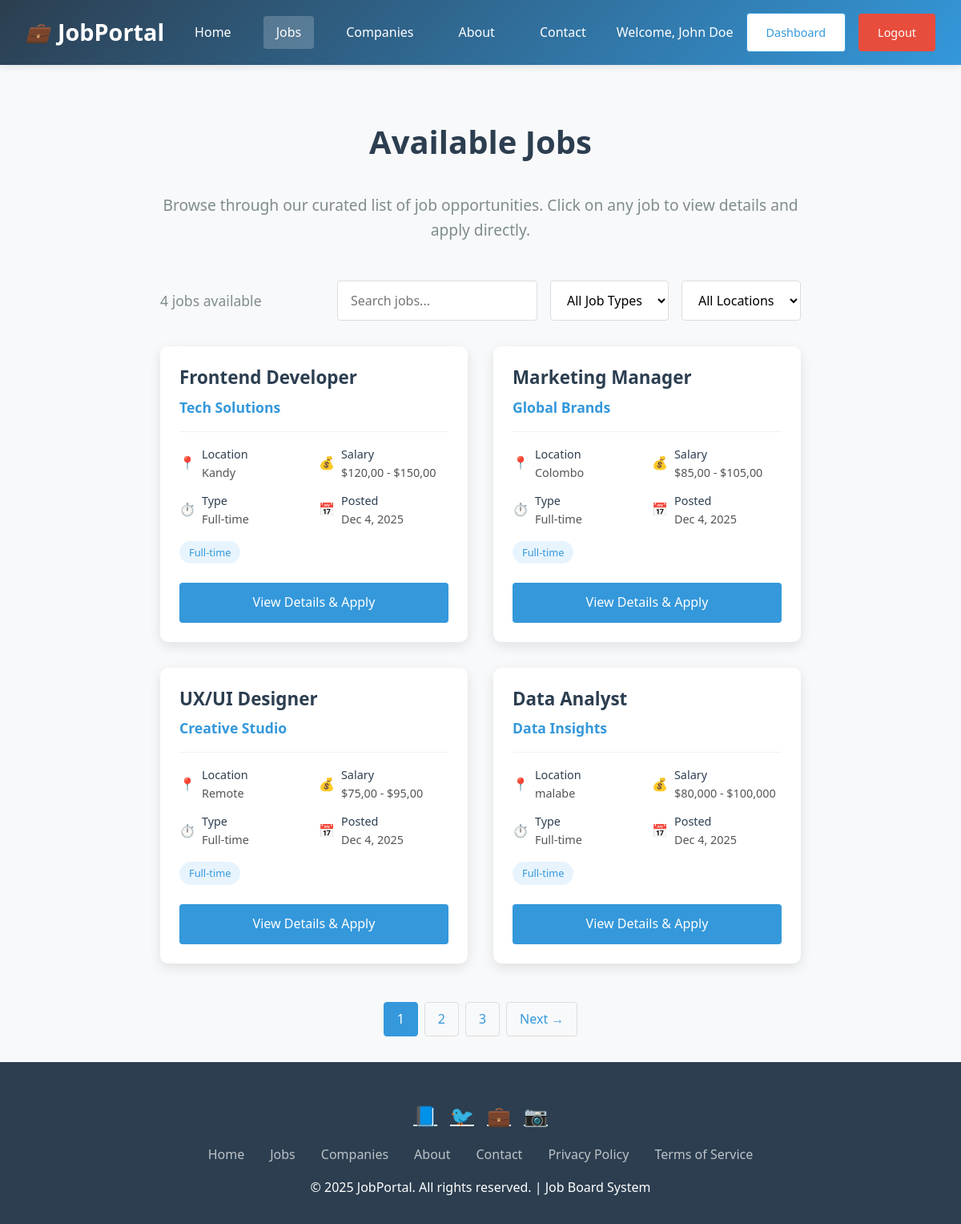
/jobs.php (signed in), run on the app's committed database.
### tables this page shows
CREATE TABLE jobs (
    id INT AUTO_INCREMENT PRIMARY KEY,
    company_name VARCHAR(100) NOT NULL,
    title VARCHAR(200) NOT NULL,
    description TEXT NOT NULL,
    location VARCHAR(100),
    salary VARCHAR(100),
    job_type VARCHAR(50),
    company_website VARCHAR(200),
    contact_email VARCHAR(100),
    created_at TIMESTAMP DEFAULT CURRENT_TIMESTAMP
);

### jobs.php (the view, shortened to what this page needs)
<?php
require_once 'config.php';
$stmt = $pdo->query("SELECT * FROM jobs ORDER BY created_at DESC");
$jobs = $stmt->fetchAll();
?>
<!DOCTYPE html>
<html lang="en">
<head>
</head>
<body>
    <header class="header">
        <div class="logo">
            <i>💼</i> JobPortal
        </div>
        <nav class="nav">
            <a href="index.php">Home</a>
            <a href="jobs.php" class="active">Jobs</a>
            <a href="companies.php">Companies</a>
            <a href="about.php">About</a>
            <a href="contact.php">Contact</a>
        </nav>
        <div class="auth-buttons">
            <span style="color: white;">Welcome, <?php echo $_SESSION['user_name']; ?></span>
            <a href="dashboard.php" class="btn btn-outline">Dashboard</a>
            <a href="logout.php" class="btn btn-primary">Logout</a>
        </div>
    </header>
    <div class="container">
    <h1 class="page-title">Available Jobs</h1>
    <p class="page-subtitle">Browse through our curated list of job opportunities. Click on any job to view details and apply directly.</p>
    <div class="jobs-header">
        <div class="jobs-count">
            <?php echo count($jobs); ?> job<?php echo count($jobs) !== 1 ? 's' : ''; ?> available
        </div>
        <div class="search-filter">
            <input type="text" class="search-box" id="searchInput" placeholder="Search jobs...">
            <select class="filter-select" id="typeFilter">
                <option value="">All Job Types</option>
            </select>
            <select class="filter-select" id="locationFilter">
                <option value="">All Locations</option>
            </select>
        </div>
    </div>
    <?php if (empty($jobs)): ?>
        <div class="no-jobs">
            <div class="no-jobs-icon">💼</div>
            <h3>No Jobs Available</h3>
            <p>There are currently no job listings. Please check back later.</p>
        </div>
    <?php else: ?>
        <div class="cards-grid" id="jobsGrid">
            <?php foreach ($jobs as $job): ?>
                <div class="card job-card"
                     data-title="<?php echo htmlspecialchars(strtolower($job['title'])); ?>"
                     data-company="<?php echo htmlspecialchars(strtolower($job['company_name'])); ?>"
                     data-type="<?php echo htmlspecialchars($job['job_type']); ?>"
                     data-location="<?php echo htmlspecialchars($job['location']); ?>">
                    <div class="card-header">
                        <h3 class="card-title"><?php echo htmlspecialchars($job['title']); ?></h3>
                        <div class="card-company"><?php echo htmlspecialchars($job['company_name']); ?></div>
                    </div>
                    <div class="card-body">
                        <div class="job-meta">
                            <div class="meta-item">
                                <span class="meta-icon">📍</span>
                                <div>
                                    <div class="meta-label">Location</div>
                                    <div class="meta-value"><?php echo htmlspecialchars($job['location']); ?></div>
                                </div>
                            </div>
                            <div class="meta-item">
                                <span class="meta-icon">💰</span>
                                <div>
                                    <div class="meta-label">Salary</div>
                                    <div class="meta-value"><?php echo htmlspecialchars($job['salary']); ?></div>
                                </div>
                            </div>
                            <div class="meta-item">
                                <span class="meta-icon">⏱️</span>
                                <div>
                                    <div class="meta-label">Type</div>
                                    <div class="meta-value"><?php echo htmlspecialchars($job['job_type']); ?></div>
                                </div>
                            </div>
                            <div class="meta-item">
                                <span class="meta-icon">📅</span>
                                <div>
                                    <div class="meta-label">Posted</div>
                                    <div class="meta-value"><?php echo date('M j, Y', strtotime($job['created_at'])); ?></div>
                                </div>
                            </div>
                        </div>
                        <div class="job-type-badge"><?php echo htmlspecialchars($job['job_type']); ?></div>
                    </div>
                    <div class="card-footer">
                        <a href="job-details.php?id=<?php echo $job['id']; ?>" class="view-details-btn">View Details & Apply</a>
                    </div>
                </div>
            <?php endforeach; ?>
        </div>
        <div class="pagination">
            <a href="#" class="active">1</a>
            <a href="#">2</a>
            <a href="#">3</a>
            <a href="#">Next →</a>
        </div>
    <?php endif; ?>
</div>
    <footer class="footer">
    <div class="social-links">
      <a href="https://web.facebook.com/?_rdc=1&_rdr#" title="Facebook">📘</a>
      <a href="https://x.com/i/flow/login" title="Twitter">🐦</a>
      <a href="https://www.linkedin.com" title="LinkedIn">💼</a>
      <a href="https://www.instagram.com" title="Instagram">📷</a>
    </div>
    <div class="footer-links">
      <a href="index.php">Home</a>
      <a href="jobs.php">Jobs</a>
      <a href="companies.php">Companies</a>
      <a href="about.php">About</a>
      <a href="contact.php">Contact</a>
      <a href="https://en.wikipedia.org/wiki/Privacy_policy">Privacy Policy</a>
      <a href="contact.php">Terms of Service</a>
    </div>
    <p>&copy; 2025 JobPortal. All rights reserved. | Job Board System</p>
  </footer>
</body>
</html>

### jobs.php (style rules this page uses)
* { margin: 0; padding: 0; box-sizing: border-box; font-family: 'Segoe UI', Tahoma, Geneva, Verdana, sans-serif; }
body { background-color: #f8f9fa; line-height: 1.6; color: #333; min-height: 100vh; display: flex; flex-direction: column; }
.header { background: linear-gradient(135deg, #2c3e50, #3498db); color: white; padding: 1rem 2rem; display: flex; justify-content: space-between; align-items: center; box-shadow: 0 2px 10px rgba(0,0,0,0.1); }
.logo { font-size: 1.8rem; font-weight: bold; display: flex; align-items: center; }
.logo i { margin-right: 10px; font-size: 1.5rem; }
.nav { display: flex; gap: 1.5rem; }
.nav a { color: white; text-decoration: none; padding: 0.5rem 1rem; border-radius: 4px; transition: all 0.3s ease; }
.nav a:hover, .nav a.active { background: rgba(255,255,255,0.2); }
.auth-buttons { display: flex; gap: 1rem; align-items: center; }
.btn { padding: 0.75rem 1.5rem; text-decoration: none; border-radius: 4px; display: inline-block; font-weight: 500; transition: all 0.3s ease; border: none; cursor: pointer; font-size: 0.9rem; }
.btn-outline { border: 1px solid #3498db; color: #3498db; background: white; }
.btn-primary { background: #e74c3c; color: white; }
.container { max-width: 1200px; margin: 0 auto; padding: 2rem; flex: 1; }
.page-title { text-align: center; margin: 2rem 0; color: #2c3e50; font-size: 2.5rem; }
.page-subtitle { text-align: center; margin-bottom: 3rem; color: #7f8c8d; font-size: 1.2rem; max-width: 800px; margin-left: auto; margin-right: auto; }
.jobs-header { display: flex; justify-content: space-between; align-items: center; margin-bottom: 2rem; flex-wrap: wrap; gap: 1rem; }
.jobs-count { color: #7f8c8d; font-size: 1.1rem; }
.search-filter { display: flex; gap: 1rem; flex-wrap: wrap; }
.search-box { padding: 0.75rem 1rem; border: 1px solid #ddd; border-radius: 4px; font-size: 1rem; width: 250px; }
.filter-select { padding: 0.75rem 1rem; border: 1px solid #ddd; border-radius: 4px; font-size: 1rem; background: white; }
.cards-grid { display: grid; grid-template-columns: repeat(auto-fill, minmax(350px, 1fr)); gap: 2rem; margin: 2rem 0; }
.card { background: white; border-radius: 10px; box-shadow: 0 5px 15px rgba(0,0,0,0.1); padding: 1.5rem; transition: transform 0.3s ease, box-shadow 0.3s ease; display: flex; flex-direction: column; height: 100%; }
.card-header { margin-bottom: 1rem; border-bottom: 1px solid #f1f1f1; padding-bottom: 1rem; }
.card-title { color: #2c3e50; font-size: 1.4rem; margin-bottom: 0.5rem; line-height: 1.3; }
.card-company { color: #3498db; font-size: 1.1rem; font-weight: 600; }
.card-body { flex: 1; margin-bottom: 1.5rem; }
.job-meta { display: grid; grid-template-columns: 1fr 1fr; gap: 0.75rem; margin-bottom: 1rem; }
.meta-item { display: flex; align-items: center; gap: 0.5rem; }
.meta-icon { font-size: 1rem; color: #3498db; }
.meta-label { font-weight: 500; color: #2c3e50; font-size: 0.9rem; }
.meta-value { color: #555; font-size: 0.9rem; }
.job-type-badge { display: inline-block; padding: 0.25rem 0.75rem; background: #e8f4fd; color: #3498db; border-radius: 20px; font-size: 0.8rem; font-weight: 500; }
.card-footer { margin-top: auto; }
.view-details-btn { width: 100%; text-align: center; padding: 0.75rem; background: #3498db; color: white; border-radius: 4px; text-decoration: none; display: block; font-weight: 500; transition: background 0.3s ease; }
.pagination { display: flex; justify-content: center; margin-top: 3rem; gap: 0.5rem; }
.pagination a { padding: 0.5rem 1rem; border: 1px solid #ddd; border-radius: 4px; text-decoration: none; color: #3498db; transition: all 0.3s ease; }
.pagination a:hover, .pagination a.active { background: #3498db; color: white; border-color: #3498db; }
.footer { background: #2c3e50; color: white; text-align: center; padding: 2rem; margin-top: auto; }
.social-links { display: flex; justify-content: center; gap: 1rem; margin: 1rem 0; }
.social-links a { color: white; font-size: 1.5rem; transition: color 0.3s ease; }
.footer-links { display: flex; justify-content: center; gap: 2rem; margin: 1rem 0; }
.footer-links a { color: #bdc3c7; text-decoration: none; transition: color 0.3s ease; }

### data on the page
jobs: title "Frontend Developer", company_name "Tech Solutions", location "Kandy", salary "$120,00 - $150,00", job_type "Full-time", created_at "Dec 4, 2025"
jobs: title "Marketing Manager", company_name "Global Brands", location "Colombo", salary "$85,00 - $105,00", job_type "Full-time", created_at "Dec 4, 2025"
jobs: title "UX/UI Designer", company_name "Creative Studio", location "Remote", salary "$75,00 - $95,00", job_type "Full-time", created_at "Dec 4, 2025"
jobs: title "Data Analyst", company_name "Data Insights", location "malabe", salary "$80,000 - $100,000", job_type "Full-time", created_at "Dec 4, 2025"

### other printed values
$_SESSION['user_name'] "John Doe"
count($jobs) "4"
